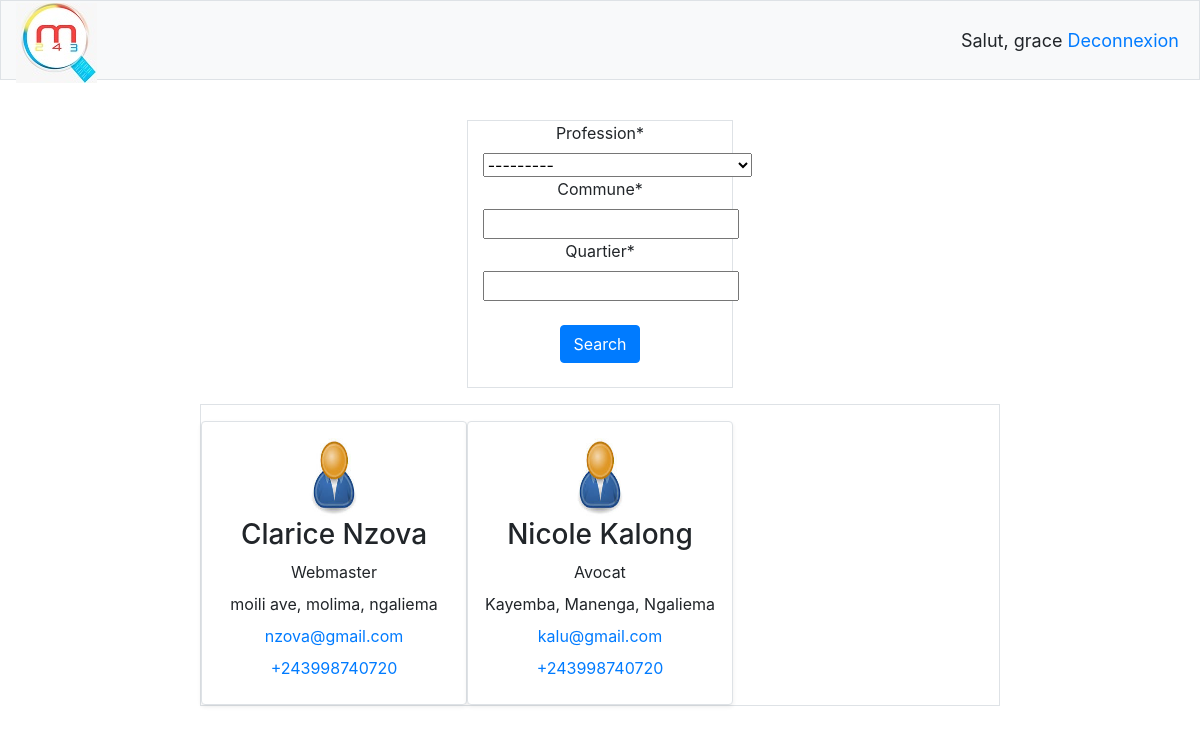
The app's page /trouver-un-professionnel/ (signed in) with its own data.
### professionnel/models.py (models this page shows, shortened)
class UserProfil(models.Model):
    user = models.OneToOneField(User, on_delete=models.CASCADE)
    choix_prof = (
        ('Webmaster','Webmaster'),
        ('Technicien help desk','Technicien help desk'),
        ('Graphiste','Graphiste'),
        ('Developpeur web','Developpeur web'),
        ('Medecin','Medecin'),
        ('Avocat','Avocat'),
        ('Journaliste','Journaliste'),
        ('Chantre','Chantre'),
        ('cuisinier','cuisinier'),
        ('Architecte','Architecte'),
        ('gynecologue','gynecologue'),
        ('infirmier','infirmier'),
        ('Artiste musicien','Artiste musicien'),
        ('Consultant en audit informatique','Consultant en audit informatique')
    )
    profession = models.CharField(max_length=200, choices=choix_prof)
    commune = models.CharField(max_length=100)
    quartier = models.CharField(max_length=100)
    rue = models.CharField(max_length=150)
    telephone = models.CharField(max_length=150, blank=True, help_text='Numero de telephone: 0998540...')

### professionnel/views.py (the view)
# urls.py: path("trouver-un-professionnel/", views.findPage, name="find"),
@login_required(login_url='home')
def findPage(request):
    queryset = UserProfil.objects.all()
    form = UserSearchForm(request.POST or None)
    context = {'queryset':queryset,'form':form}
    if request.method == 'POST':
        queryset = UserProfil.objects.all().order_by('id').filter(profession__icontains=form['profession'].value(),commune__icontains=form['commune'].value(),quartier__icontains=form['quartier'].value())
        context = {
            'queryset':queryset,
            'form':form
        }
    return render(request, 'professionnel/find.html', context)

### professionnel/forms.py
class UserSearchForm(forms.ModelForm):
    class Meta:
        model = UserProfil
        fields = ['profession', 'commune', 'quartier']

### professionnel/templates/professionnel/find.html (shortened to what this page needs)
{% extends "professionnel/base.html" %}
{% load static %}
{% load crispy_forms_tags %}
{% block body %}
  <div class="container-fluid">
    <div class="row">
      <div class="col-lg-12 menu bg-light border fixed-top">
        <a href="{% url 'accueil' %}"><img src="{% static 'img/logoOK.jpg' %}" alt="..."></a>
        <span class="right_"> <a href="{% url 'logout' %}">  Deconnexion</a></span><span class="right_">Salut, {{request.user}} </span>
      </div>
    </div><br><br><br><br><br>
    <div class="row">
      <div class="col-lg-2"></div>
      <div class="col-lg-8">
        <div class="row">
          <div class="col-lg-4"></div>
          <div class="col-lg-4 border text-center">
            <form class="" action="" method="post">
              {{form|crispy}}<br>
              <input class="btn btn-primary" type="submit" name="" value="Search"><br><br>
            </form>
          </div>
          <div class="col-lg-4"></div>
          <div class="col-lg-12 border top_2">
            <div class="row">
              {% for professionnel in queryset %}
              <div class="col-lg-4 border shadow-sm p-3 bg-white rounded top_2 hvr-shrink point">
                <div class="row">
                  <div class="col-lg-12 text-center">
                    <img src="{% static 'img/profil.jpg' %}" class="img-profile" alt="...">
                    <h3>{{professionnel.user.first_name}} {{professionnel.user.last_name}}</h3>
                      <label style="width:100%;">{{professionnel.profession}}</label>
                      <label for="">{{professionnel.rue}}, {{professionnel.quartier}}, {{professionnel.commune}} </label><br>
                      <label for=""><a href="mailto:{{professionnel.user.email}}">{{professionnel.user.email}}</a></label><br>
                      <label for=""><a href="tel:{{professionnel.telephone}}">{{professionnel.telephone}}</a></label><br>
                  </div>
                </div>
              </div>
            {% endfor %}
          </div>
        </div>
      </div>
    </div>
  </div>
{% endblock %}

### professionnel/templates/professionnel/base.html (shortened to what this page needs)
{% load static %}
<!DOCTYPE html>
<html lang="en" dir="ltr">
  <head>
    <link rel="stylesheet" href="{% static 'css/bootstrap.min.css' %}">
    <link rel="stylesheet" href="{% static 'css/find.css' %}">
    <link rel="stylesheet" href="{% static 'css/all.css' %}">
    <link rel="stylesheet" href="{% static 'css/hover.css' %}" media="all">
    <link rel="stylesheet" href="{% static 'css/animate.min.css' %}" media="all">
  </head>
  <body>
   {% block body %}
   {% endblock %}
 </body>
</html>

### static/css/find.css (style rules this page uses)
.top_2 { margin-top:2%; }
.menu { height: 80px; line-height: 80px; }
.right_ { float: right; margin-right: 5px; font-size: 18px; }
.img-profile { height: 5rem; width: 25%; }

### records on screen
UserProfil: user.first_name "Clarice", user.last_name "Nzova", profession "Webmaster", rue "moili ave", quartier "molima", commune "ngaliema", user.email "nzova@gmail.com", telephone "+243998740720"
UserProfil: user.first_name "Nicole", user.last_name "Kalong", profession "Avocat", rue "Kayemba", quartier "Manenga", commune "Ngaliema", user.email "kalu@gmail.com", telephone "+243998740720"

### other values on screen
{{ request.user }} "grace"
